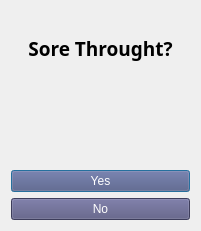
   <widget class="QWidget" name="gridLayoutWidget_2">
    <property name="geometry">
     <rect>
      <x>730</x>
      <y>70</y>
      <width>201</width>
      <height>231</height>
     </rect>
    </property>
    <layout class="QGridLayout" name="gridLayout_2">
     <item row="4" column="0">
      <widget class="QPushButton" name="no_button_3">
       <property name="enabled">
        <bool>true</bool>
       </property>
       <property name="autoFillBackground">
        <bool>false</bool>
       </property>
       <property name="styleSheet">
        <string notr="true">font: 12pt &quot;Broadway&quot;;
color: rgb(255, 255, 255);
background-color: rgb(85, 85, 127);</string>
       </property>
       <property name="text">
        <string>No</string>
       </property>
      </widget>
     </item>
     <item row="1" column="0">
      <widget class="QLabel" name="label_18">
       <property name="font">
        <font>
         <family>Century Gothic</family>
         <pointsize>14</pointsize>
         <weight>75</weight>
         <bold>true</bold>
        </font>
       </property>
       <property name="text">
        <string>Sore Throught?</string>
       </property>
       <property name="alignment">
        <set>Qt::AlignCenter</set>
       </property>
      </widget>
     </item>
     <item row="3" column="0">
      <widget class="QPushButton" name="yes_button_3">
       <property name="enabled">
        <bool>true</bool>
       </property>
       <property name="autoFillBackground">
        <bool>false</bool>
       </property>
       <property name="styleSheet">
        <string notr="true">font: 12pt &quot;Broadway&quot;;
color: rgb(255, 255, 255);
background-color: rgb(85, 85, 127);</string>
       </property>
       <property name="text">
        <string>Yes</string>
       </property>
       <property name="checkable">
        <bool>true</bool>
       </property>
       <property name="autoExclusive">
        <bool>false</bool>
       </property>
       <property name="autoDefault">
        <bool>true</bool>
       </property>
       <property name="default">
        <bool>true</bool>
       </property>
       <property name="flat">
        <bool>false</bool>
       </property>
      </widget>
     </item>
     <item row="2" column="0">
      <widget class="QLabel" name="label">
       <property name="text">
        <string/>
       </property>
       <property name="pixmap">
        <pixmap resource="resource.qrc">:/newPrefix/2.jpg</pixmap>
       </property>
       <property name="scaledContents">
        <bool>true</bool>
       </property>
       <property name="alignment">
        <set>Qt::AlignCenter</set>
       </property>
      </widget>
     </item>
    </layout>
   </widget>
